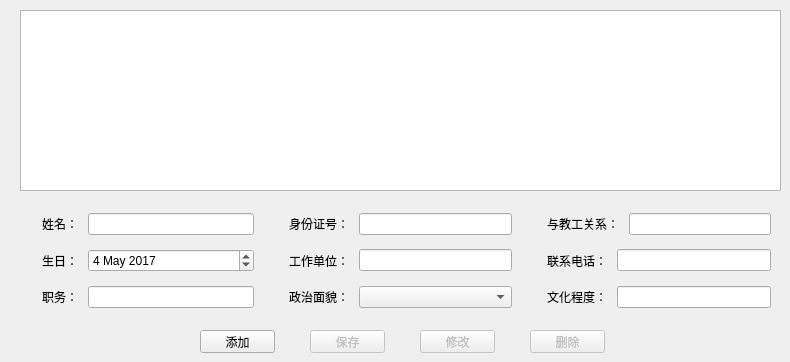
   <widget class="QWidget" name="tab_2">
    <attribute name="title">
     <string>家庭成员</string>
    </attribute>
    <widget class="QWidget" name="verticalLayoutWidget_2">
     <property name="geometry">
      <rect>
       <x>20</x>
       <y>200</y>
       <width>761</width>
       <height>121</height>
      </rect>
     </property>
     <layout class="QVBoxLayout" name="verticalLayout_2">
      <property name="leftMargin">
       <number>10</number>
      </property>
      <property name="topMargin">
       <number>5</number>
      </property>
      <property name="rightMargin">
       <number>10</number>
      </property>
      <property name="bottomMargin">
       <number>5</number>
      </property>
      <item>
       <layout class="QHBoxLayout" name="horizontalLayout_40" stretch="1,1,1">
        <property name="spacing">
         <number>35</number>
        </property>
        <item>
         <layout class="QHBoxLayout" name="horizontalLayout_41" stretch="2,7">
          <property name="spacing">
           <number>10</number>
          </property>
          <item>
           <widget class="QLabel" name="family_label_name">
            <property name="text">
             <string>姓名：</string>
            </property>
            <property name="alignment">
             <set>Qt::AlignRight|Qt::AlignTrailing|Qt::AlignVCenter</set>
            </property>
           </widget>
          </item>
          <item>
           <widget class="QLineEdit" name="family_edit_name">
            <property name="maxLength">
             <number>20</number>
            </property>
           </widget>
          </item>
         </layout>
        </item>
        <item>
         <layout class="QHBoxLayout" name="horizontalLayout_42" stretch="2,7">
          <property name="spacing">
           <number>10</number>
          </property>
          <item>
           <widget class="QLabel" name="family_label_idcard">
            <property name="text">
             <string>身份证号：</string>
            </property>
            <property name="alignment">
             <set>Qt::AlignRight|Qt::AlignTrailing|Qt::AlignVCenter</set>
            </property>
           </widget>
          </item>
          <item>
           <widget class="QLineEdit" name="family_edit_idcard">
            <property name="maxLength">
             <number>20</number>
            </property>
           </widget>
          </item>
         </layout>
        </item>
        <item>
         <layout class="QHBoxLayout" name="horizontalLayout_43" stretch="2,7">
          <property name="spacing">
           <number>10</number>
          </property>
          <item>
           <widget class="QLabel" name="family_label_relation">
            <property name="text">
             <string>与教工关系：</string>
            </property>
            <property name="alignment">
             <set>Qt::AlignRight|Qt::AlignTrailing|Qt::AlignVCenter</set>
            </property>
           </widget>
          </item>
          <item>
           <widget class="QLineEdit" name="family_edit_relation">
            <property name="maxLength">
             <number>50</number>
            </property>
           </widget>
          </item>
         </layout>
        </item>
       </layout>
      </item>
      <item>
       <layout class="QHBoxLayout" name="horizontalLayout_44" stretch="1,1,1">
        <property name="spacing">
         <number>35</number>
        </property>
        <item>
         <layout class="QHBoxLayout" name="horizontalLayout_45" stretch="2,7">
          <property name="spacing">
           <number>10</number>
          </property>
          <item>
           <widget class="QLabel" name="family_label_birth">
            <property name="text">
             <string>生日：</string>
            </property>
            <property name="alignment">
             <set>Qt::AlignRight|Qt::AlignTrailing|Qt::AlignVCenter</set>
            </property>
           </widget>
          </item>
          <item>
           <widget class="QDateEdit" name="family_date_birth">
            <property name="date">
             <date>
              <year>2017</year>
              <month>5</month>
              <day>4</day>
             </date>
            </property>
           </widget>
          </item>
         </layout>
        </item>
        <item>
         <layout class="QHBoxLayout" name="horizontalLayout_46" stretch="2,7">
          <property name="spacing">
           <number>10</number>
          </property>
          <item>
           <widget class="QLabel" name="family_label_company">
            <property name="text">
             <string>工作单位：</string>
            </property>
            <property name="alignment">
             <set>Qt::AlignRight|Qt::AlignTrailing|Qt::AlignVCenter</set>
            </property>
           </widget>
          </item>
          <item>
           <widget class="QLineEdit" name="family_edit_company">
            <property name="maxLength">
             <number>255</number>
            </property>
           </widget>
          </item>
         </layout>
        </item>
        <item>
         <layout class="QHBoxLayout" name="horizontalLayout_47" stretch="2,7">
          <property name="spacing">
           <number>10</number>
          </property>
          <item>
           <widget class="QLabel" name="family_label_phone">
            <property name="text">
             <string>联系电话：</string>
            </property>
            <property name="alignment">
             <set>Qt::AlignRight|Qt::AlignTrailing|Qt::AlignVCenter</set>
            </property>
           </widget>
          </item>
          <item>
           <widget class="QLineEdit" name="family_edit_phone">
            <property name="maxLength">
             <number>20</number>
            </property>
           </widget>
          </item>
         </layout>
        </item>
       </layout>
      </item>
      <item>
       <layout class="QHBoxLayout" name="horizontalLayout_48" stretch="1,1,1">
        <property name="spacing">
         <number>35</number>
        </property>
        <item>
         <layout class="QHBoxLayout" name="horizontalLayout_49" stretch="2,7">
          <property name="spacing">
           <number>10</number>
          </property>
          <item>
           <widget class="QLabel" name="family_label_duty">
            <property name="text">
             <string>职务：</string>
            </property>
            <property name="alignment">
             <set>Qt::AlignRight|Qt::AlignTrailing|Qt::AlignVCenter</set>
            </property>
           </widget>
          </item>
          <item>
           <widget class="QLineEdit" name="family_edit_duty">
            <property name="maxLength">
             <number>20</number>
            </property>
           </widget>
          </item>
         </layout>
        </item>
        <item>
         <layout class="QHBoxLayout" name="horizontalLayout_50" stretch="2,7">
          <property name="spacing">
           <number>10</number>
          </property>
          <item>
           <widget class="QLabel" name="family_label_political">
            <property name="text">
             <string>政治面貌：</string>
            </property>
            <property name="alignment">
             <set>Qt::AlignRight|Qt::AlignTrailing|Qt::AlignVCenter</set>
            </property>
           </widget>
          </item>
          <item>
           <widget class="QComboBox" name="family_combo_political"/>
          </item>
         </layout>
        </item>
        <item>
         <layout class="QHBoxLayout" name="horizontalLayout_51" stretch="2,7">
          <property name="spacing">
           <number>10</number>
          </property>
          <item>
           <widget class="QLabel" name="family_label_education">
            <property name="text">
             <string>文化程度：</string>
            </property>
            <property name="alignment">
             <set>Qt::AlignRight|Qt::AlignTrailing|Qt::AlignVCenter</set>
            </property>
           </widget>
          </item>
          <item>
           <widget class="QLineEdit" name="family_edit_education">
            <property name="maxLength">
             <number>50</number>
            </property>
           </widget>
          </item>
         </layout>
        </item>
       </layout>
      </item>
     </layout>
    </widget>
    <widget class="QTableView" name="list_family">
     <property name="geometry">
      <rect>
       <x>20</x>
       <y>10</y>
       <width>761</width>
       <height>181</height>
      </rect>
     </property>
     <property name="editTriggers">
      <set>QAbstractItemView::NoEditTriggers</set>
     </property>
     <property name="selectionMode">
      <enum>QAbstractItemView::SingleSelection</enum>
     </property>
     <property name="selectionBehavior">
      <enum>QAbstractItemView::SelectRows</enum>
     </property>
     <attribute name="horizontalHeaderStretchLastSection">
      <bool>true</bool>
     </attribute>
     <attribute name="verticalHeaderDefaultSectionSize">
      <number>25</number>
     </attribute>
     <attribute name="verticalHeaderMinimumSectionSize">
      <number>15</number>
     </attribute>
    </widget>
    <widget class="QPushButton" name="btn_family_add">
     <property name="geometry">
      <rect>
       <x>200</x>
       <y>330</y>
       <width>75</width>
       <height>23</height>
      </rect>
     </property>
     <property name="text">
      <string>添加</string>
     </property>
     <property name="autoDefault">
      <bool>false</bool>
     </property>
    </widget>
    <widget class="QPushButton" name="btn_family_delete">
     <property name="enabled">
      <bool>false</bool>
     </property>
     <property name="geometry">
      <rect>
       <x>530</x>
       <y>330</y>
       <width>75</width>
       <height>23</height>
      </rect>
     </property>
     <property name="text">
      <string>删除</string>
     </property>
     <property name="autoDefault">
      <bool>false</bool>
     </property>
    </widget>
    <widget class="QPushButton" name="btn_family_update">
     <property name="enabled">
      <bool>false</bool>
     </property>
     <property name="geometry">
      <rect>
       <x>420</x>
       <y>330</y>
       <width>75</width>
       <height>23</height>
      </rect>
     </property>
     <property name="text">
      <string>修改</string>
     </property>
     <property name="autoDefault">
      <bool>false</bool>
     </property>
    </widget>
    <widget class="QPushButton" name="btn_family_save">
     <property name="enabled">
      <bool>false</bool>
     </property>
     <property name="geometry">
      <rect>
       <x>310</x>
       <y>330</y>
       <width>75</width>
       <height>23</height>
      </rect>
     </property>
     <property name="text">
      <string>保存</string>
     </property>
     <property name="autoDefault">
      <bool>false</bool>
     </property>
    </widget>
   </widget>
